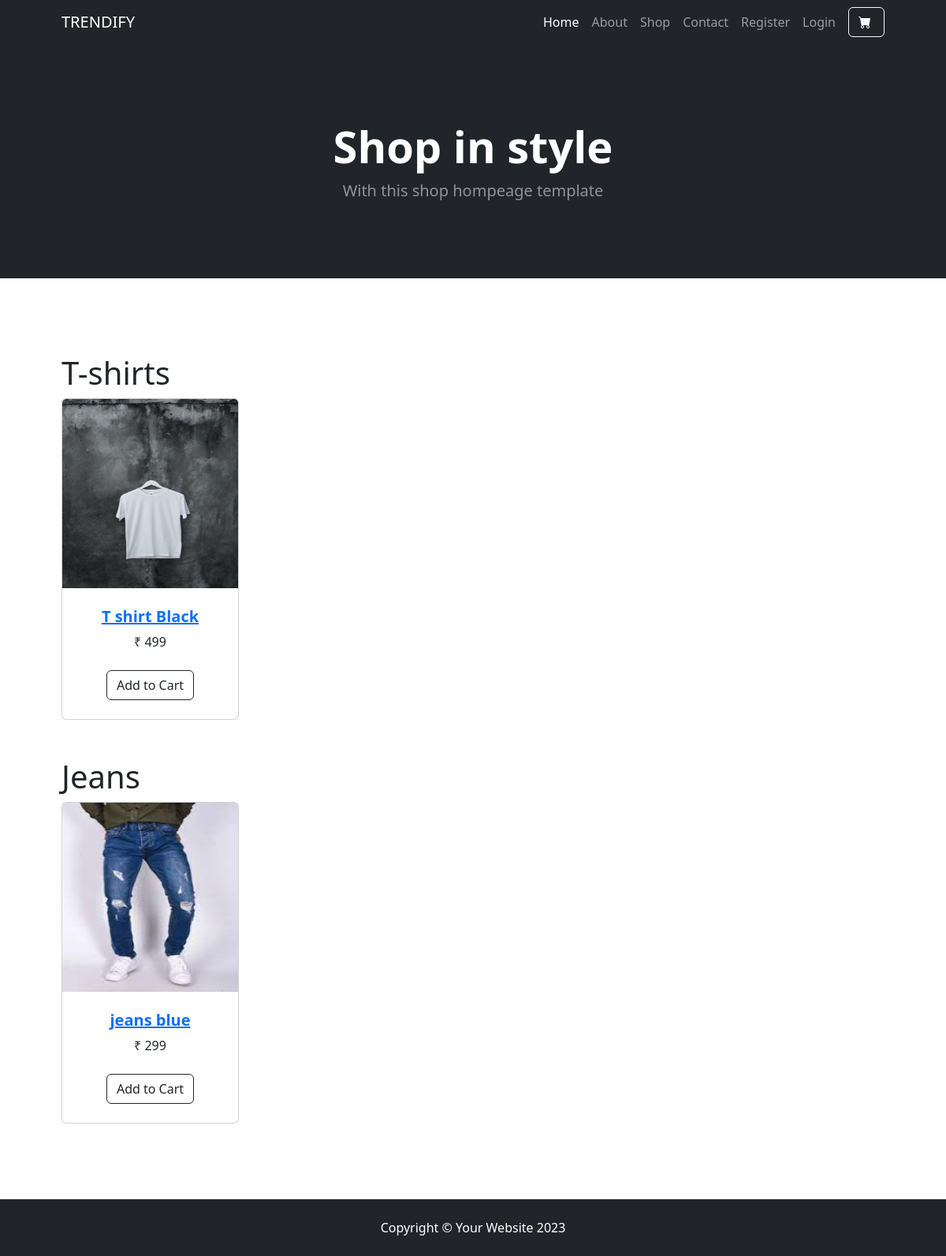
Before: / with the older database file.
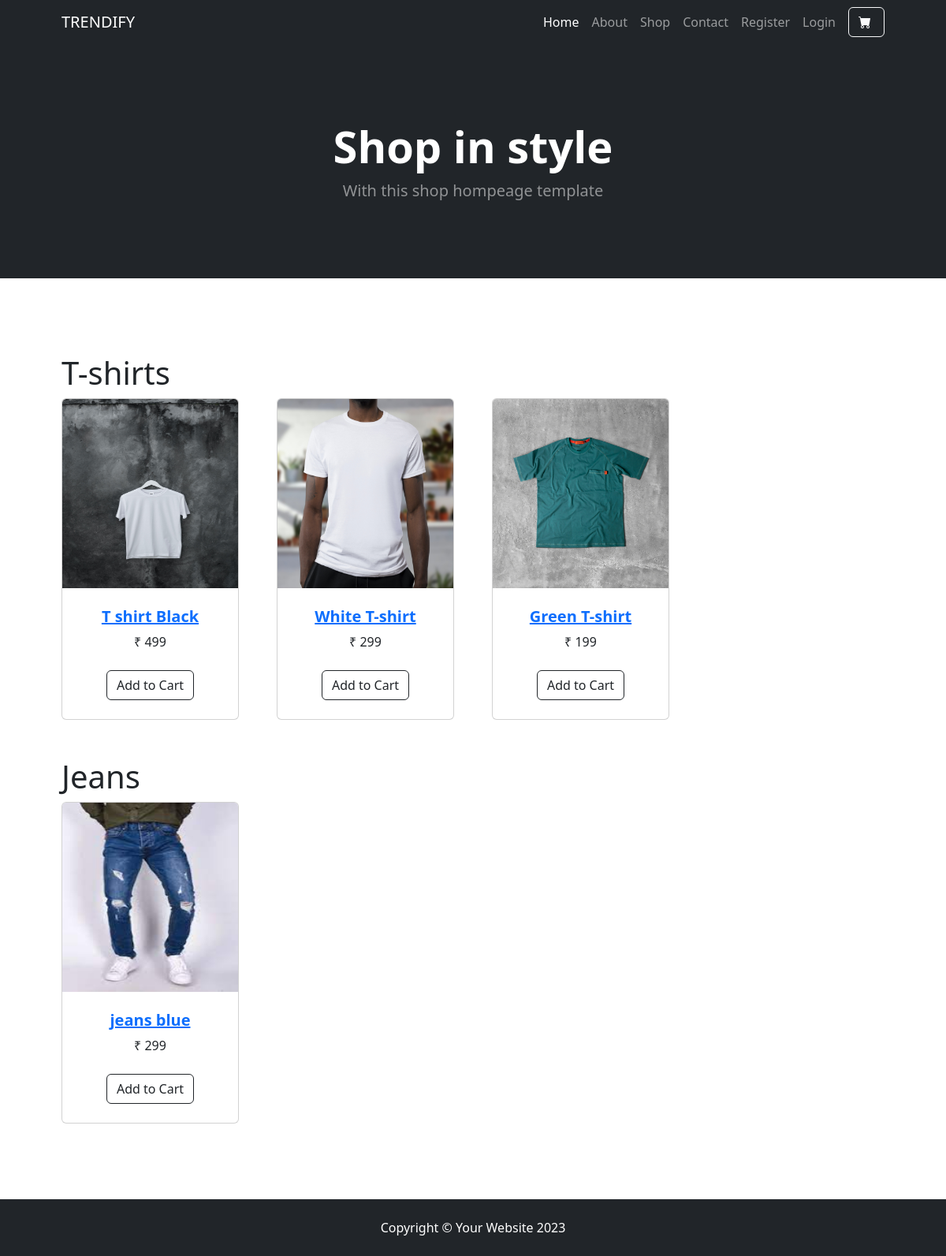
After: the same page with the newer database file.
### products/models.py (models this page shows, shortened)
class Product(BaseModel):
    product_name = models.CharField(max_length=100)
    slug = models.SlugField(unique=True, null= True, blank=True)
    category = models.ForeignKey(Category, on_delete=models.CASCADE, related_name='product')
    price = models.IntegerField(null = False)
    product_description = models.TextField()
    color_variant = models.ManyToManyField(ColorVariant, blank=True)
    size_variant = models.ManyToManyField(SizeVariant, blank=True)

class ProductImage(BaseModel):
    product = models.ForeignKey(Product, on_delete=models.CASCADE, related_name='product_image')
    image = models.ImageField(upload_to="product")

### home/views.py (the view)
# urls.py: path('',views.index,name="home"),
def index(request):
    context = {'products': Product.objects.all()}
    return render(request, 'Home/index.html', context)

### templates/Home/index.html (shortened to what this page needs)
{% extends 'Base/base.html'%}
{% load static %}
{%block start%}
<header class="bg-dark py-5">
  <div class="container px-4 px-lg-5 my-5">
    <div class="text-center text-white">
      <h1 class="display-4 fw-bolder">Shop in style</h1>
      <p class="lead fw-normal text-white-50 mb-0">
        With this shop hompeage template
      </p>
    </div>
  </div>
</header>
<section class="py-5">
  <div class="container px-4 px-lg-5 mt-5">
    <h1>T-shirts</h1>
    <div
      class="row gx-4 gx-lg-5 row-cols-2 row-cols-md-3 row-cols-xl-4 ">
      {% for product in products%}
      {%if product.category.category_name == "T Shirts" %}
      <div class="col mb-5">
        <div class="card h-100">
          <img
            class="card-img-top " style="height: 15rem;"
            src="/media/{{product.product_image.first.image}}"
            alt="..."
          />
          <div class="card-body p-4">
            <div class="text-center">
              <a href="{% url 'get_product' product.slug%}"><h5 class="fw-bolder">{{product.product_name}}</h5></a>
              &#8377 {{product.price}}
            </div>
          </div>
          <div class="card-footer p-4 pt-0 border-top-0 bg-transparent">
            <div class="text-center">
              <a class="btn btn-outline-dark mt-auto" href="{% url 'add_to_cart' product.uid %}">Add to Cart</a>
            </div>
          </div>
        </div>
      </div>
      {%endif%}
      {%endfor%}
    </div>
    <h1>Jeans</h1>
    <div
      class="row gx-4 gx-lg-5 row-cols-2 row-cols-md-3 row-cols-xl-4 ">
      {% for product in products%}
      {%if product.category.category_name == "Mens Jeans" %}
      <div class="col mb-5">
        <div class="card h-100">
          <img
            class="card-img-top " style="height: 15rem;"
            src="/media/{{product.product_image.first.image}}"
            alt="..."
          />
          <div class="card-body p-4">
            <div class="text-center">
              <a href="{% url 'get_product' product.slug%}"><h5 class="fw-bolder">{{product.product_name}}</h5></a>
              &#8377 {{product.price}}
            </div>
          </div>
          <div class="card-footer p-4 pt-0 border-top-0 bg-transparent">
            <div class="text-center">
              <a class="btn btn-outline-dark mt-auto" href="{% url 'add_to_cart' product.uid %}">Add to Cart</a>
            </div>
          </div>
        </div>
      </div>
      {%endif%}
      {%endfor%}
    </div>
  </div>
</section>
{%endblock%}

Changed rows visible on the page:
added Product: product_image.first.image (picture), product_name "White T-shirt", price "299", shown under "T-shirts"
added Product: product_image.first.image (picture), product_name "Green T-shirt", price "199", shown under "T-shirts"
